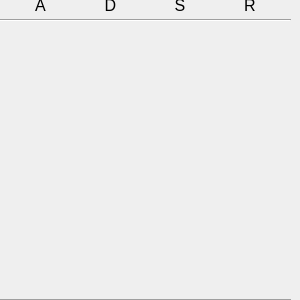
<?xml version="1.0" encoding="UTF-8"?>
<ui version="4.0">
 <class>EnvelopeGenerator</class>
 <widget class="QWidget" name="EnvelopeGenerator">
  <property name="geometry">
   <rect>
    <x>0</x>
    <y>0</y>
    <width>300</width>
    <height>300</height>
   </rect>
  </property>
  <property name="sizePolicy">
   <sizepolicy hsizetype="Preferred" vsizetype="Preferred">
    <horstretch>0</horstretch>
    <verstretch>0</verstretch>
   </sizepolicy>
  </property>
  <property name="windowTitle">
   <string>Form</string>
  </property>
  <widget class="SmartSlider" name="sliderDecay" native="true">
   <property name="geometry">
    <rect>
     <x>80</x>
     <y>20</y>
     <width>65</width>
     <height>280</height>
    </rect>
   </property>
   <property name="autoFillBackground">
    <bool>true</bool>
   </property>
  </widget>
  <widget class="SmartSlider" name="sliderRelease" native="true">
   <property name="geometry">
    <rect>
     <x>220</x>
     <y>20</y>
     <width>65</width>
     <height>280</height>
    </rect>
   </property>
   <property name="autoFillBackground">
    <bool>true</bool>
   </property>
  </widget>
  <widget class="SmartSlider" name="sliderSustain" native="true">
   <property name="geometry">
    <rect>
     <x>150</x>
     <y>20</y>
     <width>65</width>
     <height>280</height>
    </rect>
   </property>
   <property name="autoFillBackground">
    <bool>true</bool>
   </property>
  </widget>
  <widget class="SmartSlider" name="sliderAttack" native="true">
   <property name="geometry">
    <rect>
     <x>10</x>
     <y>20</y>
     <width>65</width>
     <height>280</height>
    </rect>
   </property>
   <property name="autoFillBackground">
    <bool>true</bool>
   </property>
  </widget>
  <widget class="Line" name="line">
   <property name="geometry">
    <rect>
     <x>0</x>
     <y>290</y>
     <width>291</width>
     <height>20</height>
    </rect>
   </property>
   <property name="orientation">
    <enum>Qt::Orientation::Horizontal</enum>
   </property>
  </widget>
  <widget class="Line" name="line_2">
   <property name="geometry">
    <rect>
     <x>0</x>
     <y>10</y>
     <width>291</width>
     <height>20</height>
    </rect>
   </property>
   <property name="orientation">
    <enum>Qt::Orientation::Horizontal</enum>
   </property>
  </widget>
  <widget class="QLabel" name="label">
   <property name="geometry">
    <rect>
     <x>30</x>
     <y>-10</y>
     <width>21</width>
     <height>31</height>
    </rect>
   </property>
   <property name="font">
    <font>
     <pointsize>12</pointsize>
    </font>
   </property>
   <property name="text">
    <string>A</string>
   </property>
   <property name="alignment">
    <set>Qt::AlignmentFlag::AlignCenter</set>
   </property>
  </widget>
  <widget class="QLabel" name="label_2">
   <property name="geometry">
    <rect>
     <x>100</x>
     <y>-10</y>
     <width>21</width>
     <height>31</height>
    </rect>
   </property>
   <property name="font">
    <font>
     <pointsize>12</pointsize>
    </font>
   </property>
   <property name="text">
    <string>D</string>
   </property>
   <property name="alignment">
    <set>Qt::AlignmentFlag::AlignCenter</set>
   </property>
  </widget>
  <widget class="QLabel" name="label_3">
   <property name="geometry">
    <rect>
     <x>170</x>
     <y>-10</y>
     <width>20</width>
     <height>31</height>
    </rect>
   </property>
   <property name="font">
    <font>
     <pointsize>12</pointsize>
    </font>
   </property>
   <property name="text">
    <string>S</string>
   </property>
   <property name="alignment">
    <set>Qt::AlignmentFlag::AlignCenter</set>
   </property>
  </widget>
  <widget class="QLabel" name="label_4">
   <property name="geometry">
    <rect>
     <x>240</x>
     <y>-10</y>
     <width>20</width>
     <height>31</height>
    </rect>
   </property>
   <property name="font">
    <font>
     <pointsize>12</pointsize>
    </font>
   </property>
   <property name="text">
    <string>R</string>
   </property>
   <property name="alignment">
    <set>Qt::AlignmentFlag::AlignCenter</set>
   </property>
  </widget>
 </widget>
 <customwidgets>
  <customwidget>
   <class>SmartSlider</class>
   <extends>QWidget</extends>
   <header>SmartSlider/SmartSlider.h</header>
   <container>1</container>
  </customwidget>
 </customwidgets>
 <resources/>
 <connections/>
</ui>
